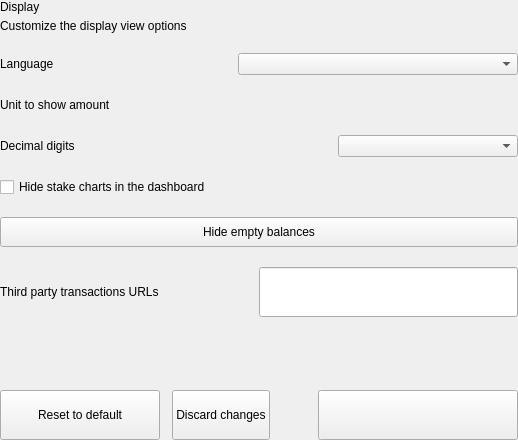
<?xml version="1.0" encoding="UTF-8"?>
<ui version="4.0">
 <class>SettingsDisplayOptionsWidget</class>
 <widget class="QWidget" name="SettingsDisplayOptionsWidget">
  <property name="geometry">
   <rect>
    <x>0</x>
    <y>0</y>
    <width>518</width>
    <height>440</height>
   </rect>
  </property>
  <property name="windowTitle">
   <string>Form</string>
  </property>
  <layout class="QVBoxLayout" name="verticalLayout">
   <property name="spacing">
    <number>0</number>
   </property>
   <property name="leftMargin">
    <number>0</number>
   </property>
   <property name="topMargin">
    <number>0</number>
   </property>
   <property name="rightMargin">
    <number>0</number>
   </property>
   <property name="bottomMargin">
    <number>0</number>
   </property>
   <item>
    <widget class="QWidget" name="left" native="true">
     <layout class="QVBoxLayout" name="verticalLayout_3">
      <property name="leftMargin">
       <number>0</number>
      </property>
      <property name="topMargin">
       <number>0</number>
      </property>
      <property name="rightMargin">
       <number>0</number>
      </property>
      <property name="bottomMargin">
       <number>0</number>
      </property>
      <item>
       <layout class="QVBoxLayout" name="verticalLayout_2">
        <property name="spacing">
         <number>20</number>
        </property>
        <item>
         <layout class="QHBoxLayout" name="horizontalLayout_3">
          <property name="spacing">
           <number>0</number>
          </property>
          <item>
           <layout class="QVBoxLayout" name="verticalLayoutTitle">
            <property name="spacing">
             <number>5</number>
            </property>
            <item>
             <widget class="QLabel" name="labelTitle">
              <property name="text">
               <string>Display</string>
              </property>
             </widget>
            </item>
            <item>
             <widget class="QLabel" name="labelSubtitle1">
              <property name="text">
               <string>Customize the display view options</string>
              </property>
              <property name="wordWrap">
               <bool>true</bool>
              </property>
             </widget>
            </item>
           </layout>
          </item>
         </layout>
        </item>
        <item>
         <layout class="QHBoxLayout" name="horizontalLayout_2">
          <item>
           <widget class="QLabel" name="labelTitleLanguage">
            <property name="text">
             <string>Language</string>
            </property>
           </widget>
          </item>
          <item>
           <spacer name="horizontalSpacer_3">
            <property name="orientation">
             <enum>Qt::Horizontal</enum>
            </property>
            <property name="sizeHint" stdset="0">
             <size>
              <width>40</width>
              <height>20</height>
             </size>
            </property>
           </spacer>
          </item>
          <item>
           <widget class="QComboBox" name="comboBoxLanguage">
            <property name="minimumSize">
             <size>
              <width>280</width>
              <height>0</height>
             </size>
            </property>
            <property name="maximumSize">
             <size>
              <width>380</width>
              <height>16777215</height>
             </size>
            </property>
           </widget>
          </item>
         </layout>
        </item>
        <item>
         <layout class="QHBoxLayout">
          <item>
           <widget class="QLabel" name="labelTitleUnit">
            <property name="text">
             <string>Unit to show amount</string>
            </property>
           </widget>
          </item>
          <item>
           <spacer>
            <property name="orientation">
             <enum>Qt::Horizontal</enum>
            </property>
            <property name="sizeHint" stdset="0">
             <size>
              <width>40</width>
              <height>20</height>
             </size>
            </property>
           </spacer>
          </item>
          <item>
           <widget class="QValueComboBox" name="comboBoxUnit" native="true">
            <property name="minimumSize">
             <size>
              <width>180</width>
              <height>0</height>
             </size>
            </property>
            <property name="maximumSize">
             <size>
              <width>180</width>
              <height>16777215</height>
             </size>
            </property>
           </widget>
          </item>
         </layout>
        </item>
        <item>
         <layout class="QHBoxLayout">
          <item>
           <widget class="QLabel" name="labelTitleDigits">
            <property name="text">
             <string>Decimal digits</string>
            </property>
           </widget>
          </item>
          <item>
           <spacer>
            <property name="orientation">
             <enum>Qt::Horizontal</enum>
            </property>
            <property name="sizeHint" stdset="0">
             <size>
              <width>40</width>
              <height>20</height>
             </size>
            </property>
           </spacer>
          </item>
          <item>
           <widget class="QComboBox" name="comboBoxDigits">
            <property name="minimumSize">
             <size>
              <width>180</width>
              <height>0</height>
             </size>
            </property>
            <property name="maximumSize">
             <size>
              <width>180</width>
              <height>16777215</height>
             </size>
            </property>
           </widget>
          </item>
         </layout>
        </item>
        <item>
         <layout class="QHBoxLayout" name="horizontalHideCharts">
          <item>
           <widget class="QCheckBox" name="checkBoxHideCharts">
            <property name="text">
             <string>Hide stake charts in the dashboard</string>
            </property>
           </widget>
          </item>
         </layout>
        </item>
        <item>
         <widget class="QPushButton" name="pushButtonSwitchBalance">
          <property name="minimumSize">
           <size>
            <width>0</width>
            <height>30</height>
           </size>
          </property>
          <property name="focusPolicy">
           <enum>Qt::NoFocus</enum>
          </property>
          <property name="text">
           <string>Hide empty balances</string>
          </property>
          <property name="checkable">
           <bool>true</bool>
          </property>
         </widget>
        </item>
        <item>
         <layout class="QHBoxLayout" name="horizontalLayout" stretch="1,1">
          <property name="spacing">
           <number>0</number>
          </property>
          <item>
           <widget class="QLabel" name="labelTitleUrl">
            <property name="text">
             <string>Third party transactions URLs</string>
            </property>
           </widget>
          </item>
          <item>
           <widget class="QLineEdit" name="lineEditUrl">
            <property name="minimumSize">
             <size>
              <width>0</width>
              <height>50</height>
             </size>
            </property>
            <property name="maximumSize">
             <size>
              <width>16777215</width>
              <height>50</height>
             </size>
            </property>
           </widget>
          </item>
         </layout>
        </item>
        <item>
         <spacer name="verticalSpacer">
          <property name="orientation">
           <enum>Qt::Vertical</enum>
          </property>
          <property name="sizeHint" stdset="0">
           <size>
            <width>20</width>
            <height>40</height>
           </size>
          </property>
         </spacer>
        </item>
        <item>
         <layout class="QHBoxLayout" name="horizontalReset">
          <property name="spacing">
           <number>12</number>
          </property>
          <item>
           <widget class="QPushButton" name="pushButtonReset">
            <property name="minimumSize">
             <size>
              <width>160</width>
              <height>50</height>
             </size>
            </property>
            <property name="maximumSize">
             <size>
              <width>50</width>
              <height>16777215</height>
             </size>
            </property>
            <property name="focusPolicy">
             <enum>Qt::NoFocus</enum>
            </property>
            <property name="text">
             <string>Reset to default</string>
            </property>
           </widget>
          </item>
          <item>
           <widget class="QPushButton" name="pushButtonClean">
            <property name="minimumSize">
             <size>
              <width>0</width>
              <height>50</height>
             </size>
            </property>
            <property name="focusPolicy">
             <enum>Qt::NoFocus</enum>
            </property>
            <property name="text">
             <string>Discard changes</string>
            </property>
           </widget>
          </item>
          <item>
           <spacer name="horizontalSpacer_5">
            <property name="orientation">
             <enum>Qt::Horizontal</enum>
            </property>
            <property name="sizeType">
             <enum>QSizePolicy::Expanding</enum>
            </property>
            <property name="sizeHint" stdset="0">
             <size>
              <width>40</width>
              <height>20</height>
             </size>
            </property>
           </spacer>
          </item>
          <item>
           <widget class="QPushButton" name="pushButtonSave">
            <property name="minimumSize">
             <size>
              <width>200</width>
              <height>50</height>
             </size>
            </property>
            <property name="maximumSize">
             <size>
              <width>200</width>
              <height>50</height>
             </size>
            </property>
            <property name="focusPolicy">
             <enum>Qt::NoFocus</enum>
            </property>
            <property name="text">
             <string/>
            </property>
           </widget>
          </item>
         </layout>
        </item>
       </layout>
      </item>
     </layout>
    </widget>
   </item>
  </layout>
 </widget>
 <customwidgets>
  <customwidget>
   <class>QValueComboBox</class>
   <extends>QWidget</extends>
   <header>qvaluecombobox.h</header>
  </customwidget>
 </customwidgets>
 <resources/>
 <connections/>
</ui>
